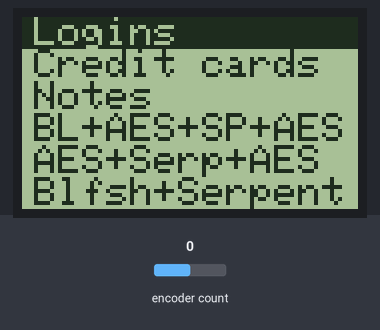
The sketch below on a simulated ESP32. On the bench: 84×48 one-colour display. Inputs (shaded band) come from the test bench; at power-on: encoder count 0.

Above: at 1.2 s.
1.3 s: encoder count set to 4
At 2.0 s:
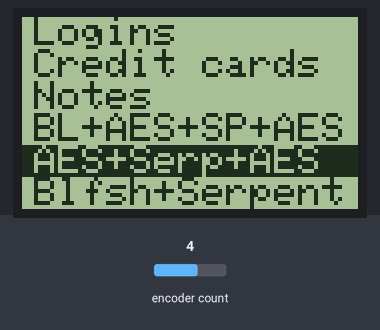
2.8 s: encoder count set to 8
At 3.2 s:
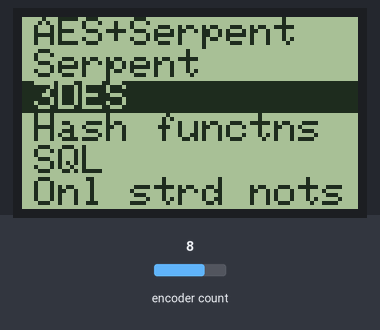
4.3 s: encoder count set to 9
At 5.3 s:
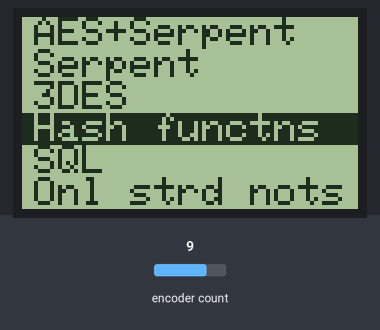
5.8 s: encoder count set to 10
At 6.5 s:
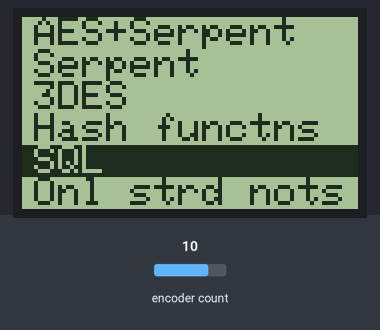
7.3 s: encoder count set to 14
At 7.8 s:
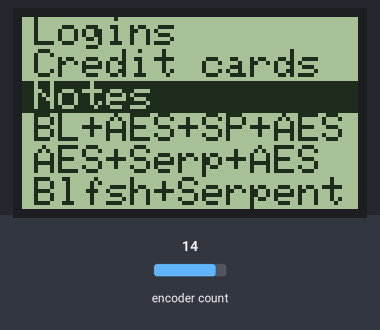
8.8 s: encoder count set to 18
At 10.2 s:
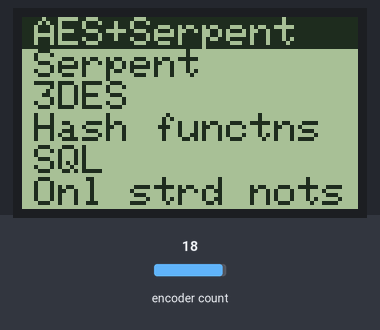
Timing chart, 0 to 11.3 s (numbered marks = the images above; inputs shaded):
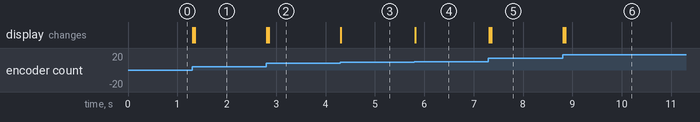

The sketch:

ESP32_PCD8544_better_menu_with_encoder.ino
```cpp
// (licence header left out)
#include <SPI.h>
#include <Adafruit_GFX.h>
#include <Adafruit_PCD8544.h>
Adafruit_PCD8544 display = Adafruit_PCD8544(18, 23, 4, 15, 2);
int contrastValue = 60;
int curr_key;
#include <EncButton2.h>
EncButton2<EB_ENC> enc0(INPUT, 26, 27);

void main_menu(int curr_pos){
   display.clearDisplay();
   display.setTextSize(1);
   display.setTextColor(BLACK, WHITE);
   if (curr_pos == 0){
      display.setTextColor(WHITE, BLACK);
      display.setCursor(0, 0);
      display.println("              ");
      display.setCursor(3, 0);
      display.print("Logins");
      display.setTextColor(BLACK, WHITE);
      display.setCursor(3, 8);
      display.print("Credit cards");
      display.setCursor(3, 16);
      display.print("Notes");
      display.setCursor(3, 24);
      display.print("BL+AES+SP+AES");
      display.setCursor(3, 32);
      display.print("AES+Serp+AES");
      display.setCursor(3, 40);
      display.print("Blfsh+Serpent");
   }
   if (curr_pos == 1){
      display.setCursor(3, 0);
      display.print("Logins");
      display.setTextColor(WHITE, BLACK);
      display.setCursor(0, 8);
      display.println("              ");
      display.setCursor(3, 8);
      display.print("Credit cards");
      display.setCursor(3, 16);
      display.setTextColor(BLACK, WHITE);
      display.print("Notes");
      display.setCursor(3, 24);
      display.print("BL+AES+SP+AES");
      display.setCursor(3, 32);
      display.print("AES+Serp+AES");
      display.setCursor(3, 40);
      display.print("Blfsh+Serpent");
   }
   if (curr_pos == 2){
      display.setCursor(3, 0);
      display.print("Logins");
      display.setCursor(3, 8);
      display.print("Credit cards");
      display.setTextColor(WHITE, BLACK);
      display.setCursor(0, 16);
      display.println("              ");
      display.setCursor(3, 16);
      display.print("Notes");
      display.setCursor(3, 24);
      display.setTextColor(BLACK, WHITE);
      display.print("BL+AES+SP+AES");
      display.setCursor(3, 32);
      display.print("AES+Serp+AES");
      display.setCursor(3, 40);
      display.print("Blfsh+Serpent");
   }
   if (curr_pos == 3){
      display.setCursor(3, 0);
      display.print("Logins");
      display.setCursor(3, 8);
      display.print("Credit cards");
      display.setCursor(3, 16);
      display.print("Notes");
      display.setTextColor(WHITE, BLACK);
      display.setCursor(0, 24);
      display.println("              ");
      display.setCursor(3, 24);
      display.print("BL+AES+SP+AES");
      display.setCursor(3, 32);
      display.setTextColor(BLACK, WHITE);
      display.print("AES+Serp+AES");
      display.setCursor(3, 40);
      display.print("Blfsh+Serpent");
   }
   if (curr_pos == 4){
      display.setCursor(3, 0);
      display.print("Logins");
      display.setCursor(3, 8);
      display.print("Credit cards");
      display.setCursor(3, 16);
      display.print("Notes");
      display.setCursor(3, 24);
      display.print("BL+AES+SP+AES");
      display.setTextColor(WHITE, BLACK);
      display.setCursor(0, 32);
      display.println("              ");
      display.setCursor(3, 32);
      display.print("AES+Serp+AES");
      display.setCursor(3, 40);
      display.setTextColor(BLACK, WHITE);
      display.print("Blfsh+Serpent");
   }
   if (curr_pos == 5){
      display.setCursor(3, 0);
      display.print("Logins");
      display.setCursor(3, 8);
      display.print("Credit cards");
      display.setCursor(3, 16);
      display.print("Notes");
      display.setCursor(3, 24);
      display.print("BL+AES+SP+AES");
      display.setCursor(3, 32);
      display.print("AES+Serp+AES");
      display.setTextColor(WHITE, BLACK);
      display.setCursor(0, 40);
      display.println("              ");
      display.setCursor(3, 40);
      display.print("Blfsh+Serpent");
   }
   if (curr_pos == 6){
      display.setTextColor(WHITE, BLACK);
      display.setCursor(0, 0);
      display.println("              ");
      display.setCursor(3, 0);
      display.print("AES+Serpent");
      display.setTextColor(BLACK, WHITE);
      display.setCursor(3, 8);
      display.print("Serpent");
      display.setCursor(3, 16);
      display.print("3DES");
      display.setCursor(3, 24);
      display.print("Hash functns");
      display.setCursor(3, 32);
      display.print("SQL");
      display.setCursor(3, 40);
      display.print("Onl strd nots");
   }
   if (curr_pos == 7){
      display.setCursor(3, 0);
      display.print("AES+Serpent");
      display.setTextColor(WHITE, BLACK);
      display.setCursor(0, 8);
      display.println("              ");
      display.setCursor(3, 8);
      display.print("Serpent");
      display.setCursor(3, 16);
      display.setTextColor(BLACK, WHITE);
      display.print("3DES");
      display.setCursor(3, 24);
      display.print("Hash functns");
      display.setCursor(3, 32);
      display.print("SQL");
      display.setCursor(3, 40);
      display.print("Onl strd nots");
   }
   if (curr_pos == 8){
      display.setCursor(3, 0);
      display.print("AES+Serpent");
      display.setCursor(3, 8);
      display.print("Serpent");
      display.setTextColor(WHITE, BLACK);
      display.setCursor(0, 16);
      display.println("              ");
      display.setCursor(3, 16);
      display.print("3DES");
      display.setCursor(3, 24);
      display.setTextColor(BLACK, WHITE);
      display.print("Hash functns");
      display.setCursor(3, 32);
      display.print("SQL");
      display.setCursor(3, 40);
      display.print("Onl strd nots");
   }
   if (curr_pos == 9){
      display.setCursor(3, 0);
      display.print("AES+Serpent");
      display.setCursor(3, 8);
      display.print("Serpent");
      display.setCursor(3, 16);
      display.print("3DES");
      display.setTextColor(WHITE, BLACK);
      display.setCursor(0, 24);
      display.println("              ");
      display.setCursor(3, 24);
      display.print("Hash functns");
      display.setCursor(3, 32);
      display.setTextColor(BLACK, WHITE);
      display.print("SQL");
      display.setCursor(3, 40);
      display.print("Onl strd nots");
   }
   if (curr_pos == 10){
      display.setCursor(3, 0);
      display.print("AES+Serpent");
      display.setCursor(3, 8);
      display.print("Serpent");
      display.setCursor(3, 16);
      display.print("3DES");
      display.setCursor(3, 24);
      display.print("Hash functns");
      display.setTextColor(WHITE, BLACK);
      display.setCursor(0, 32);
      display.println("              ");
      display.setCursor(3, 32);
      display.print("SQL");
      display.setCursor(3, 40);
      display.setTextColor(BLACK, WHITE);
      display.print("Onl strd nots");
   }
   if (curr_pos == 11){
      display.setCursor(3, 0);
      display.print("AES+Serpent");
      display.setCursor(3, 8);
      display.print("Serpent");
      display.setCursor(3, 16);
      display.print("3DES");
      display.setCursor(3, 24);
      display.print("Hash functns");
      display.setCursor(3, 32);
      display.print("SQL");
      display.setTextColor(WHITE, BLACK);
      display.setCursor(0, 40);
      display.println("              ");
      display.setCursor(3, 40);
      display.print("Onl strd nots");
   }
   display.display();
}

void setup() {
   display.begin();
   display.setContrast(contrastValue);
   display.clearDisplay();
   curr_key = 0;
   main_menu(curr_key);
   display.display();
}

void loop(){
  enc0.tick();
  if (enc0.left())
    curr_key--;
  if (enc0.right())
    curr_key++;

  if(curr_key < 0)
    curr_key = 11;

  if(curr_key > 11)
    curr_key = 0;

  if (enc0.turn()) {
    main_menu(curr_key);
  }
}
```

Measured:
- after the input at 1.3 s, the display: first changes at once (image 1 shows a later state)
- after the input at 2.8 s, the display: first changes at once (image 2 shows a later state)
- after the input at 4.3 s, the display: changes at once (image 3)
- after the input at 5.8 s, the display: changes at once (image 4)
- after the input at 7.3 s, the display: first changes at once (image 5 shows a later state)
- after the input at 8.8 s, the display: first changes at once (image 6 shows a later state)
